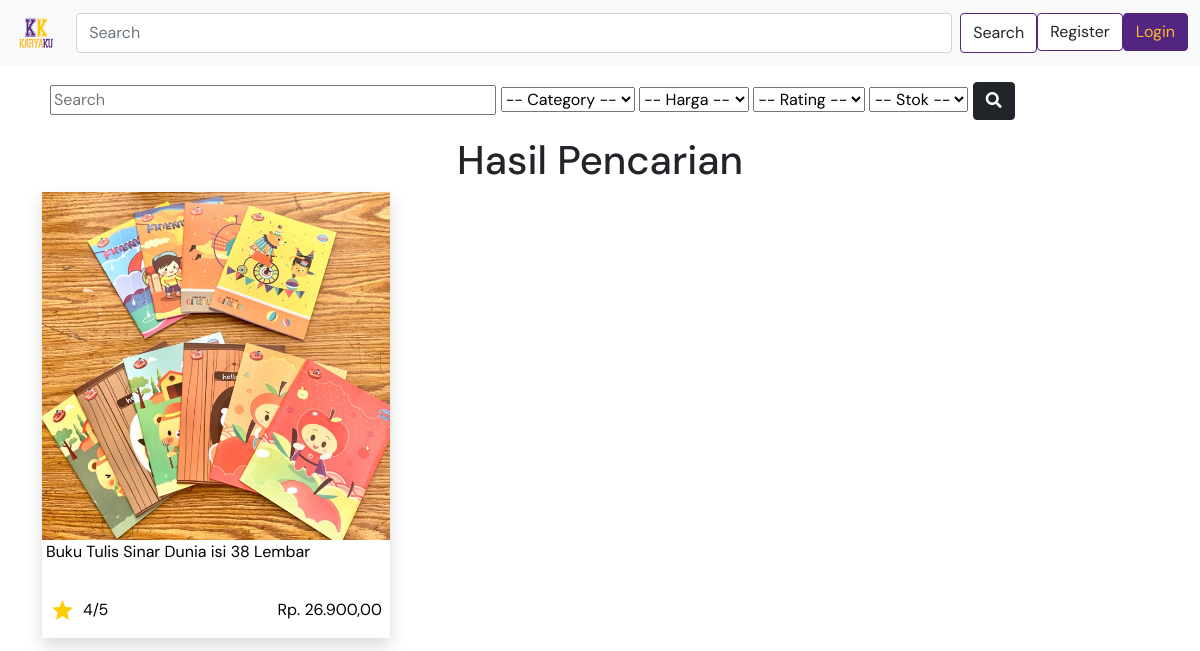
The page /search.php?nama=Buku Tulis Sinar Dunia isi 38 Lembar on the database its author committed.
### tables this page shows
CREATE TABLE `list_product` (
  `product_id` int(11) NOT NULL,
  `name` varchar(100) NOT NULL,
  `price` double NOT NULL,
  `stock` int(11) NOT NULL,
  `description` varchar(400) NOT NULL,
  `brand_name` varchar(100) NOT NULL,
  `image` varchar(100) DEFAULT NULL
);

### search.php (the view, shortened to what this page needs)
<!DOCTYPE html>
<html lang="en">
<head>
    <?php
    require_once("head.php");
    ?>
</head>
<?php
    require_once("header.php");
    $nama = "%%";
    if (isset($_REQUEST["nama"])) {
        $nama = "%" . $_REQUEST["nama"] . "%";
    }
?>
<body>
    <div class="container d-flex justify-content-center mt-3 flex-column">
        <form action="#" method="get" style="width:100%"; class="">
            <input type="text" name="nama" class="ms-2" style="width: 40%;" placeholder="Search">
            <select name="category" id="">
                <option style="display:none" disabled selected value> -- Category -- </option>
                <?php
                    $query = $koneksi->prepare("SELECT * FROM list_category");
                    $query->execute();
                    $hasil = $query->get_result()->fetch_all(MYSQLI_ASSOC);
                ?>
            </select>
            <select name="harga" id="">
                <option style="display:none" disabled selected value> -- Harga -- </option>
            </select>
            <select name="rating" id="">
                <option style="display:none" disabled selected value> -- Rating -- </option>
            </select>
            <select name="stok" id="">
                <option style="display:none" disabled selected value> -- Stok -- </option>
            </select>
            <button class="btn btn-dark"><i class="fa fa-search"></i></button>
        </form>
        <h1 class="mt-3 mb-2" style="margin:auto;">Hasil Pencarian</h1>
        <div style="width: 100%;" class="row">
            <?php
            if (!isset($harga) && !isset($rating) && !isset($category) && !isset($stok)) {
                $query = $koneksi->prepare("SELECT lp.*, NVL((SELECT CAST(SUM(h.rate)/count(h.rate) as INT) from history h where lp.product_id=h.product_id and h.rate!=0) ,'0') as 'rating' FROM list_product lp where lp.name like ? order by rating desc");
                $query->bind_param("s", $nama);
                $query->execute();
                $hasil = $query->get_result()->fetch_all(MYSQLI_ASSOC);
            } else if (isset($harga) && !isset($rating) && !isset($category) && !isset($stok)) {
                $query = $koneksi->prepare("SELECT lp.*, NVL((SELECT CAST(SUM(h.rate)/count(h.rate) as INT) FROM history h WHERE lp.product_id=h.product_id AND h.rate!=0) ,'0') AS 'rating' FROM list_product lp WHERE lp.name LIKE ? ORDER BY lp.price $harga");
                $query->bind_param("s", $nama);
                $query->execute();
                $hasil = $query->get_result()->fetch_all(MYSQLI_ASSOC);
            } else if (!isset($harga) && isset($rating) && !isset($category) && !isset($stok)) {
                $query = $koneksi->prepare("SELECT lp.*, NVL((SELECT CAST(SUM(h.rate)/count(h.rate) as INT) FROM history h WHERE lp.product_id=h.product_id AND h.rate!=0) ,'0') AS 'rating' FROM list_product lp WHERE lp.name LIKE ? ORDER BY rating $rating");
                $query->bind_param("s", $nama);
                $query->execute();
                $hasil = $query->get_result()->fetch_all(MYSQLI_ASSOC);
            } else if (!isset($harga) && !isset($rating) && isset($category) && !isset($stok)) {
                $query = $koneksi->prepare("SELECT lp.*, NVL((SELECT CAST(SUM(h.rate)/count(h.rate) as INT) FROM history h WHERE lp.product_id=h.product_id AND h.rate!=0) ,'0') AS 'rating' FROM list_product lp, product_category pc WHERE lp.name LIKE ? AND pc.product_id = lp.product_id AND pc.category_id = ?");
                $query->bind_param("ss", $nama, $category);
                $query->execute();
                $hasil = $query->get_result()->fetch_all(MYSQLI_ASSOC);
            } else if (!isset($harga) && !isset($rating) && !isset($category) && isset($stok)) {
                $query = $koneksi->prepare("SELECT lp.*, NVL((SELECT CAST(SUM(h.rate)/count(h.rate) as INT) FROM history h WHERE lp.product_id=h.product_id AND h.rate!=0) ,'0') AS 'rating' FROM list_product lp WHERE lp.name LIKE ? AND lp.stock $stok 0 order by rating desc");
                $query->bind_param("s", $nama);
                $query->execute();
                $hasil = $query->get_result()->fetch_all(MYSQLI_ASSOC);
            } else if (isset($harga) && isset($rating) && !isset($category) && !isset($stok)) {
                $query = $koneksi->prepare("SELECT lp.*, NVL((SELECT CAST(SUM(h.rate)/count(h.rate) as INT) FROM history h WHERE lp.product_id=h.product_id AND h.rate!=0) ,'0') AS 'rating' FROM list_product lp WHERE lp.name LIKE ? ORDER BY rating $rating, lp.price $harga");
                $query->bind_param("s", $nama);
                $query->execute();
                $hasil = $query->get_result()->fetch_all(MYSQLI_ASSOC);
            } else if (isset($harga) && !isset($rating) && isset($category) && !isset($stok)) {
                $query = $koneksi->prepare("SELECT lp.*, NVL((SELECT CAST(SUM(h.rate)/count(h.rate) as INT) FROM history h WHERE lp.product_id=h.product_id AND h.rate!=0) ,'0') AS 'rating' FROM list_product lp, product_category pc WHERE lp.name LIKE ? AND pc.product_id = lp.product_id AND pc.category_id = ? ORDER BY lp.price $harga");
                $query->bind_param("ss", $nama, $category);
                $query->execute();
                $hasil = $query->get_result()->fetch_all(MYSQLI_ASSOC);
            } else if (isset($harga) && !isset($rating) && !isset($category) && isset($stok)) {
                $query = $koneksi->prepare("SELECT lp.*, NVL((SELECT CAST(SUM(h.rate)/count(h.rate) as INT) FROM history h WHERE lp.product_id=h.product_id AND h.rate!=0) ,'0') AS 'rating' FROM list_product lp WHERE lp.name LIKE ? AND lp.stock $stok 0 order by lp.price $harga");
                $query->bind_param("s", $nama);
                $query->execute();
                $hasil = $query->get_result()->fetch_all(MYSQLI_ASSOC);
            } else if (!isset($harga) && isset($rating) && isset($category) && !isset($stok)) {
                $query = $koneksi->prepare("SELECT lp.*, NVL((SELECT CAST(SUM(h.rate)/count(h.rate) as INT) FROM history h WHERE lp.product_id=h.product_id AND h.rate!=0) ,'0') AS 'rating' FROM list_product lp, product_category pc WHERE lp.name LIKE ? AND pc.product_id = lp.product_id AND pc.category_id = ? ORDER BY rating $rating");
                $query->bind_param("ss", $nama, $category);
                $query->execute();
                $hasil = $query->get_result()->fetch_all(MYSQLI_ASSOC);
            } else if (!isset($harga) && isset($rating) && !isset($category) && isset($stok)) {
                $query = $koneksi->prepare("SELECT lp.*, NVL((SELECT CAST(SUM(h.rate)/count(h.rate) as INT) FROM history h WHERE lp.product_id=h.product_id AND h.rate!=0) ,'0') AS 'rating' FROM list_product lp WHERE lp.name LIKE ? AND lp.stock $stok 0 ORDER BY rating $rating");
                $query->bind_param("ss", $nama, $category);
                $query->execute();
                $hasil = $query->get_result()->fetch_all(MYSQLI_ASSOC);
            } else if (!isset($harga) && !isset($rating) && isset($category) && isset($stok)) {
                $query = $koneksi->prepare("SELECT lp.*, NVL((SELECT CAST(SUM(h.rate)/count(h.rate) as INT) FROM history h WHERE lp.product_id=h.product_id AND h.rate!=0) ,'0') AS 'rating' FROM list_product lp, product_category pc WHERE lp.name LIKE ? AND pc.product_id = lp.product_id AND pc.category_id = ? AND lp.stock $stok 0");
                $query->bind_param("ss", $nama, $category);
                $query->execute();
                $hasil = $query->get_result()->fetch_all(MYSQLI_ASSOC);
            } else if (isset($harga) && isset($rating) && isset($category) && !isset($stok)) {
                $query = $koneksi->prepare("SELECT lp.*, NVL((SELECT CAST(SUM(h.rate)/count(h.rate) as INT) FROM history h WHERE lp.product_id=h.product_id AND h.rate!=0) ,'0') AS 'rating' FROM list_product lp, product_category pc WHERE lp.name LIKE ? AND pc.product_id = lp.product_id AND pc.category_id = ? ORDER BY rating $rating, lp.price $harga");
                $query->bind_param("ss", $nama, $category);
                $query->execute();
                $hasil = $query->get_result()->fetch_all(MYSQLI_ASSOC);
            } else if (isset($harga) && !isset($rating) && isset($category) && isset($stok)) {
                $query = $koneksi->prepare("SELECT lp.*, NVL((SELECT CAST(SUM(h.rate)/count(h.rate) as INT) FROM history h WHERE lp.product_id=h.product_id AND h.rate!=0) ,'0') AS 'rating' FROM list_product lp, product_category pc WHERE lp.name LIKE ? AND pc.product_id = lp.product_id AND pc.category_id = ? AND lp.stock $stok 0 ORDER BY lp.price $harga");
                $query->bind_param("ss", $nama, $category);
                $query->execute();
                $hasil = $query->get_result()->fetch_all(MYSQLI_ASSOC);
            } else if (isset($harga) && isset($rating) && !isset($category) && isset($stok)) {
                $query = $koneksi->prepare("SELECT lp.*, NVL((SELECT CAST(SUM(h.rate)/count(h.rate) as INT) FROM history h WHERE lp.product_id=h.product_id AND h.rate!=0) ,'0') AS 'rating' FROM list_product lp WHERE lp.name LIKE ? AND lp.stock $stok 0 ORDER BY rating $rating, lp.price $harga");
                $query->bind_param("s", $nama);
                $query->execute();
                $hasil = $query->get_result()->fetch_all(MYSQLI_ASSOC);
            } else if (!isset($harga) && isset($rating) && isset($category) && isset($stok)) {
                $query = $koneksi->prepare("SELECT lp.*, NVL((SELECT CAST(SUM(h.rate)/count(h.rate) as INT) FROM history h WHERE lp.product_id=h.product_id AND h.rate!=0) ,'0') AS 'rating' FROM list_product lp, product_category pc WHERE lp.name LIKE ? AND pc.product_id = lp.product_id AND pc.category_id = ? AND lp.stock $stok 0 ORDER BY rating $rating");
                $query->bind_param("ss", $nama, $category);
                $query->execute();
                $hasil = $query->get_result()->fetch_all(MYSQLI_ASSOC);
            }
            foreach ($hasil as $key => $value) {
            ?>
                <a href="detail.php?id=<?= $value["product_id"] ?>&nama=<?= $value["name"] ?>" class="klik col-xxl-3 col-xl-4 col-lg-6 mb-xl-0 mb-xxl-0 mb-md-5" style=" text-decoration:none; color:black;">
                    <div style="width: 100%; height:90%" class="shadow d-flex flex-column">
                        <img src="<?= $value["image"] ?>" alt="" width="100%">
                        <div style="height: 100px;" class="mt-0 mb-2">
                            <p class="my-0 ms-1"><?= $value["name"] ?></p>
                        </div>
                        <div>
                            <img class="float-start ms-2" src="asset/Misc/star.png" alt="" height="25px">
                            <p class="float-start mx-2"><?= $value["rating"] ?>/5</p>
                            <p class="float-end mx-2">Rp. <?= number_format($value["price"], 2, ',', '.') ?></p>
                        </div>
                    </div>
                </a>
            <?php
            }
            ?>
        </div>
    </div>
</body>
</html>

### style.css (style rules this page uses)
body { font-family: 'DM Sans', sans-serif; padding: 0; margin: 0; }

### rows shown on the page
list_product: image (picture), name "Buku Tulis Sinar Dunia isi 38 Lembar", rating "4", price "26.900,00"
